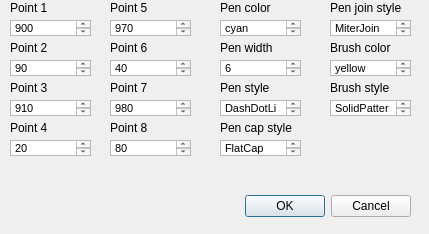
<?xml version="1.0" encoding="UTF-8"?>
<ui version="4.0">
 <class>addPolygonDetails</class>
 <widget class="QDialog" name="addPolygonDetails">
  <property name="geometry">
   <rect>
    <x>0</x>
    <y>0</y>
    <width>429</width>
    <height>234</height>
   </rect>
  </property>
  <property name="windowTitle">
   <string>Dialog</string>
  </property>
  <widget class="QDialogButtonBox" name="buttonBox">
   <property name="geometry">
    <rect>
     <x>70</x>
     <y>190</y>
     <width>341</width>
     <height>32</height>
    </rect>
   </property>
   <property name="orientation">
    <enum>Qt::Horizontal</enum>
   </property>
   <property name="standardButtons">
    <set>QDialogButtonBox::Cancel|QDialogButtonBox::Ok</set>
   </property>
  </widget>
  <widget class="QLabel" name="label_2">
   <property name="geometry">
    <rect>
     <x>10</x>
     <y>40</y>
     <width>81</width>
     <height>16</height>
    </rect>
   </property>
   <property name="text">
    <string>Point 2</string>
   </property>
  </widget>
  <widget class="QTextEdit" name="textEdit_7">
   <property name="geometry">
    <rect>
     <x>110</x>
     <y>100</y>
     <width>81</width>
     <height>16</height>
    </rect>
   </property>
   <property name="html">
    <string>&lt;!DOCTYPE HTML PUBLIC &quot;-//W3C//DTD HTML 4.0//EN&quot; &quot;http://www.w3.org/TR/REC-html40/strict.dtd&quot;&gt;
&lt;html&gt;&lt;head&gt;&lt;meta name=&quot;qrichtext&quot; content=&quot;1&quot; /&gt;&lt;style type=&quot;text/css&quot;&gt;
p, li { white-space: pre-wrap; }
&lt;/style&gt;&lt;/head&gt;&lt;body style=&quot; font-family:'MS Shell Dlg 2'; font-size:8.25pt; font-weight:400; font-style:normal;&quot;&gt;
&lt;p style=&quot; margin-top:0px; margin-bottom:0px; margin-left:0px; margin-right:0px; -qt-block-indent:0; text-indent:0px;&quot;&gt;980&lt;/p&gt;&lt;/body&gt;&lt;/html&gt;</string>
   </property>
  </widget>
  <widget class="QTextEdit" name="textEdit_13">
   <property name="geometry">
    <rect>
     <x>330</x>
     <y>20</y>
     <width>81</width>
     <height>16</height>
    </rect>
   </property>
   <property name="html">
    <string>&lt;!DOCTYPE HTML PUBLIC &quot;-//W3C//DTD HTML 4.0//EN&quot; &quot;http://www.w3.org/TR/REC-html40/strict.dtd&quot;&gt;
&lt;html&gt;&lt;head&gt;&lt;meta name=&quot;qrichtext&quot; content=&quot;1&quot; /&gt;&lt;style type=&quot;text/css&quot;&gt;
p, li { white-space: pre-wrap; }
&lt;/style&gt;&lt;/head&gt;&lt;body style=&quot; font-family:'MS Shell Dlg 2'; font-size:8.25pt; font-weight:400; font-style:normal;&quot;&gt;
&lt;p style=&quot; margin-top:0px; margin-bottom:0px; margin-left:0px; margin-right:0px; -qt-block-indent:0; text-indent:0px;&quot;&gt;MiterJoin&lt;/p&gt;&lt;/body&gt;&lt;/html&gt;</string>
   </property>
  </widget>
  <widget class="QTextEdit" name="textEdit_2">
   <property name="geometry">
    <rect>
     <x>10</x>
     <y>60</y>
     <width>81</width>
     <height>16</height>
    </rect>
   </property>
   <property name="html">
    <string>&lt;!DOCTYPE HTML PUBLIC &quot;-//W3C//DTD HTML 4.0//EN&quot; &quot;http://www.w3.org/TR/REC-html40/strict.dtd&quot;&gt;
&lt;html&gt;&lt;head&gt;&lt;meta name=&quot;qrichtext&quot; content=&quot;1&quot; /&gt;&lt;style type=&quot;text/css&quot;&gt;
p, li { white-space: pre-wrap; }
&lt;/style&gt;&lt;/head&gt;&lt;body style=&quot; font-family:'MS Shell Dlg 2'; font-size:8.25pt; font-weight:400; font-style:normal;&quot;&gt;
&lt;p style=&quot; margin-top:0px; margin-bottom:0px; margin-left:0px; margin-right:0px; -qt-block-indent:0; text-indent:0px;&quot;&gt;90&lt;/p&gt;&lt;/body&gt;&lt;/html&gt;</string>
   </property>
  </widget>
  <widget class="QLabel" name="label_8">
   <property name="geometry">
    <rect>
     <x>220</x>
     <y>0</y>
     <width>81</width>
     <height>16</height>
    </rect>
   </property>
   <property name="text">
    <string>Pen color</string>
   </property>
  </widget>
  <widget class="QLabel" name="label_10">
   <property name="geometry">
    <rect>
     <x>220</x>
     <y>80</y>
     <width>81</width>
     <height>16</height>
    </rect>
   </property>
   <property name="text">
    <string>Pen style</string>
   </property>
  </widget>
  <widget class="QLabel" name="label_5">
   <property name="geometry">
    <rect>
     <x>110</x>
     <y>0</y>
     <width>81</width>
     <height>16</height>
    </rect>
   </property>
   <property name="text">
    <string>Point 5</string>
   </property>
  </widget>
  <widget class="QTextEdit" name="textEdit_6">
   <property name="geometry">
    <rect>
     <x>110</x>
     <y>60</y>
     <width>81</width>
     <height>16</height>
    </rect>
   </property>
   <property name="html">
    <string>&lt;!DOCTYPE HTML PUBLIC &quot;-//W3C//DTD HTML 4.0//EN&quot; &quot;http://www.w3.org/TR/REC-html40/strict.dtd&quot;&gt;
&lt;html&gt;&lt;head&gt;&lt;meta name=&quot;qrichtext&quot; content=&quot;1&quot; /&gt;&lt;style type=&quot;text/css&quot;&gt;
p, li { white-space: pre-wrap; }
&lt;/style&gt;&lt;/head&gt;&lt;body style=&quot; font-family:'MS Shell Dlg 2'; font-size:8.25pt; font-weight:400; font-style:normal;&quot;&gt;
&lt;p style=&quot; margin-top:0px; margin-bottom:0px; margin-left:0px; margin-right:0px; -qt-block-indent:0; text-indent:0px;&quot;&gt;40&lt;/p&gt;&lt;/body&gt;&lt;/html&gt;</string>
   </property>
  </widget>
  <widget class="QTextEdit" name="textEdit_11">
   <property name="geometry">
    <rect>
     <x>220</x>
     <y>100</y>
     <width>81</width>
     <height>16</height>
    </rect>
   </property>
   <property name="html">
    <string>&lt;!DOCTYPE HTML PUBLIC &quot;-//W3C//DTD HTML 4.0//EN&quot; &quot;http://www.w3.org/TR/REC-html40/strict.dtd&quot;&gt;
&lt;html&gt;&lt;head&gt;&lt;meta name=&quot;qrichtext&quot; content=&quot;1&quot; /&gt;&lt;style type=&quot;text/css&quot;&gt;
p, li { white-space: pre-wrap; }
&lt;/style&gt;&lt;/head&gt;&lt;body style=&quot; font-family:'MS Shell Dlg 2'; font-size:8.25pt; font-weight:400; font-style:normal;&quot;&gt;
&lt;p style=&quot; margin-top:0px; margin-bottom:0px; margin-left:0px; margin-right:0px; -qt-block-indent:0; text-indent:0px;&quot;&gt;DashDotLine&lt;/p&gt;&lt;/body&gt;&lt;/html&gt;</string>
   </property>
  </widget>
  <widget class="QTextEdit" name="textEdit_3">
   <property name="geometry">
    <rect>
     <x>10</x>
     <y>100</y>
     <width>81</width>
     <height>16</height>
    </rect>
   </property>
   <property name="html">
    <string>&lt;!DOCTYPE HTML PUBLIC &quot;-//W3C//DTD HTML 4.0//EN&quot; &quot;http://www.w3.org/TR/REC-html40/strict.dtd&quot;&gt;
&lt;html&gt;&lt;head&gt;&lt;meta name=&quot;qrichtext&quot; content=&quot;1&quot; /&gt;&lt;style type=&quot;text/css&quot;&gt;
p, li { white-space: pre-wrap; }
&lt;/style&gt;&lt;/head&gt;&lt;body style=&quot; font-family:'MS Shell Dlg 2'; font-size:8.25pt; font-weight:400; font-style:normal;&quot;&gt;
&lt;p style=&quot; margin-top:0px; margin-bottom:0px; margin-left:0px; margin-right:0px; -qt-block-indent:0; text-indent:0px;&quot;&gt;910&lt;/p&gt;&lt;/body&gt;&lt;/html&gt;</string>
   </property>
  </widget>
  <widget class="QTextEdit" name="textEdit_4">
   <property name="geometry">
    <rect>
     <x>10</x>
     <y>140</y>
     <width>81</width>
     <height>16</height>
    </rect>
   </property>
   <property name="html">
    <string>&lt;!DOCTYPE HTML PUBLIC &quot;-//W3C//DTD HTML 4.0//EN&quot; &quot;http://www.w3.org/TR/REC-html40/strict.dtd&quot;&gt;
&lt;html&gt;&lt;head&gt;&lt;meta name=&quot;qrichtext&quot; content=&quot;1&quot; /&gt;&lt;style type=&quot;text/css&quot;&gt;
p, li { white-space: pre-wrap; }
&lt;/style&gt;&lt;/head&gt;&lt;body style=&quot; font-family:'MS Shell Dlg 2'; font-size:8.25pt; font-weight:400; font-style:normal;&quot;&gt;
&lt;p style=&quot; margin-top:0px; margin-bottom:0px; margin-left:0px; margin-right:0px; -qt-block-indent:0; text-indent:0px;&quot;&gt;20&lt;/p&gt;&lt;/body&gt;&lt;/html&gt;</string>
   </property>
  </widget>
  <widget class="QTextEdit" name="textEdit">
   <property name="geometry">
    <rect>
     <x>10</x>
     <y>20</y>
     <width>81</width>
     <height>16</height>
    </rect>
   </property>
   <property name="html">
    <string>&lt;!DOCTYPE HTML PUBLIC &quot;-//W3C//DTD HTML 4.0//EN&quot; &quot;http://www.w3.org/TR/REC-html40/strict.dtd&quot;&gt;
&lt;html&gt;&lt;head&gt;&lt;meta name=&quot;qrichtext&quot; content=&quot;1&quot; /&gt;&lt;style type=&quot;text/css&quot;&gt;
p, li { white-space: pre-wrap; }
&lt;/style&gt;&lt;/head&gt;&lt;body style=&quot; font-family:'MS Shell Dlg 2'; font-size:8.25pt; font-weight:400; font-style:normal;&quot;&gt;
&lt;p style=&quot; margin-top:0px; margin-bottom:0px; margin-left:0px; margin-right:0px; -qt-block-indent:0; text-indent:0px;&quot;&gt;900&lt;/p&gt;&lt;/body&gt;&lt;/html&gt;</string>
   </property>
  </widget>
  <widget class="QLabel" name="label_9">
   <property name="geometry">
    <rect>
     <x>220</x>
     <y>40</y>
     <width>81</width>
     <height>16</height>
    </rect>
   </property>
   <property name="text">
    <string>Pen width</string>
   </property>
  </widget>
  <widget class="QLabel" name="label_15">
   <property name="geometry">
    <rect>
     <x>330</x>
     <y>0</y>
     <width>81</width>
     <height>16</height>
    </rect>
   </property>
   <property name="text">
    <string>Pen join style</string>
   </property>
  </widget>
  <widget class="QLabel" name="label_11">
   <property name="geometry">
    <rect>
     <x>110</x>
     <y>120</y>
     <width>81</width>
     <height>16</height>
    </rect>
   </property>
   <property name="text">
    <string>Point 8</string>
   </property>
  </widget>
  <widget class="QTextEdit" name="textEdit_12">
   <property name="geometry">
    <rect>
     <x>220</x>
     <y>140</y>
     <width>81</width>
     <height>16</height>
    </rect>
   </property>
   <property name="html">
    <string>&lt;!DOCTYPE HTML PUBLIC &quot;-//W3C//DTD HTML 4.0//EN&quot; &quot;http://www.w3.org/TR/REC-html40/strict.dtd&quot;&gt;
&lt;html&gt;&lt;head&gt;&lt;meta name=&quot;qrichtext&quot; content=&quot;1&quot; /&gt;&lt;style type=&quot;text/css&quot;&gt;
p, li { white-space: pre-wrap; }
&lt;/style&gt;&lt;/head&gt;&lt;body style=&quot; font-family:'MS Shell Dlg 2'; font-size:8.25pt; font-weight:400; font-style:normal;&quot;&gt;
&lt;p style=&quot; margin-top:0px; margin-bottom:0px; margin-left:0px; margin-right:0px; -qt-block-indent:0; text-indent:0px;&quot;&gt;FlatCap&lt;/p&gt;&lt;/body&gt;&lt;/html&gt;</string>
   </property>
  </widget>
  <widget class="QTextEdit" name="textEdit_9">
   <property name="geometry">
    <rect>
     <x>220</x>
     <y>20</y>
     <width>81</width>
     <height>16</height>
    </rect>
   </property>
   <property name="html">
    <string>&lt;!DOCTYPE HTML PUBLIC &quot;-//W3C//DTD HTML 4.0//EN&quot; &quot;http://www.w3.org/TR/REC-html40/strict.dtd&quot;&gt;
&lt;html&gt;&lt;head&gt;&lt;meta name=&quot;qrichtext&quot; content=&quot;1&quot; /&gt;&lt;style type=&quot;text/css&quot;&gt;
p, li { white-space: pre-wrap; }
&lt;/style&gt;&lt;/head&gt;&lt;body style=&quot; font-family:'MS Shell Dlg 2'; font-size:8.25pt; font-weight:400; font-style:normal;&quot;&gt;
&lt;p style=&quot; margin-top:0px; margin-bottom:0px; margin-left:0px; margin-right:0px; -qt-block-indent:0; text-indent:0px;&quot;&gt;cyan&lt;/p&gt;&lt;/body&gt;&lt;/html&gt;</string>
   </property>
  </widget>
  <widget class="QLabel" name="label_3">
   <property name="geometry">
    <rect>
     <x>10</x>
     <y>80</y>
     <width>81</width>
     <height>16</height>
    </rect>
   </property>
   <property name="text">
    <string>Point 3</string>
   </property>
  </widget>
  <widget class="QLabel" name="label_4">
   <property name="geometry">
    <rect>
     <x>10</x>
     <y>120</y>
     <width>81</width>
     <height>16</height>
    </rect>
   </property>
   <property name="text">
    <string>Point 4</string>
   </property>
  </widget>
  <widget class="QTextEdit" name="textEdit_8">
   <property name="geometry">
    <rect>
     <x>110</x>
     <y>140</y>
     <width>81</width>
     <height>16</height>
    </rect>
   </property>
   <property name="html">
    <string>&lt;!DOCTYPE HTML PUBLIC &quot;-//W3C//DTD HTML 4.0//EN&quot; &quot;http://www.w3.org/TR/REC-html40/strict.dtd&quot;&gt;
&lt;html&gt;&lt;head&gt;&lt;meta name=&quot;qrichtext&quot; content=&quot;1&quot; /&gt;&lt;style type=&quot;text/css&quot;&gt;
p, li { white-space: pre-wrap; }
&lt;/style&gt;&lt;/head&gt;&lt;body style=&quot; font-family:'MS Shell Dlg 2'; font-size:8.25pt; font-weight:400; font-style:normal;&quot;&gt;
&lt;p style=&quot; margin-top:0px; margin-bottom:0px; margin-left:0px; margin-right:0px; -qt-block-indent:0; text-indent:0px;&quot;&gt;80&lt;/p&gt;&lt;/body&gt;&lt;/html&gt;</string>
   </property>
  </widget>
  <widget class="QLabel" name="label">
   <property name="geometry">
    <rect>
     <x>10</x>
     <y>0</y>
     <width>81</width>
     <height>16</height>
    </rect>
   </property>
   <property name="text">
    <string>Point 1</string>
   </property>
  </widget>
  <widget class="QLabel" name="label_14">
   <property name="geometry">
    <rect>
     <x>220</x>
     <y>120</y>
     <width>81</width>
     <height>16</height>
    </rect>
   </property>
   <property name="text">
    <string>Pen cap style</string>
   </property>
  </widget>
  <widget class="QLabel" name="label_7">
   <property name="geometry">
    <rect>
     <x>110</x>
     <y>80</y>
     <width>81</width>
     <height>16</height>
    </rect>
   </property>
   <property name="text">
    <string>Point 7</string>
   </property>
  </widget>
  <widget class="QTextEdit" name="textEdit_5">
   <property name="geometry">
    <rect>
     <x>110</x>
     <y>20</y>
     <width>81</width>
     <height>16</height>
    </rect>
   </property>
   <property name="html">
    <string>&lt;!DOCTYPE HTML PUBLIC &quot;-//W3C//DTD HTML 4.0//EN&quot; &quot;http://www.w3.org/TR/REC-html40/strict.dtd&quot;&gt;
&lt;html&gt;&lt;head&gt;&lt;meta name=&quot;qrichtext&quot; content=&quot;1&quot; /&gt;&lt;style type=&quot;text/css&quot;&gt;
p, li { white-space: pre-wrap; }
&lt;/style&gt;&lt;/head&gt;&lt;body style=&quot; font-family:'MS Shell Dlg 2'; font-size:8.25pt; font-weight:400; font-style:normal;&quot;&gt;
&lt;p style=&quot; margin-top:0px; margin-bottom:0px; margin-left:0px; margin-right:0px; -qt-block-indent:0; text-indent:0px;&quot;&gt;970&lt;/p&gt;&lt;/body&gt;&lt;/html&gt;</string>
   </property>
  </widget>
  <widget class="QTextEdit" name="textEdit_10">
   <property name="geometry">
    <rect>
     <x>220</x>
     <y>60</y>
     <width>81</width>
     <height>16</height>
    </rect>
   </property>
   <property name="html">
    <string>&lt;!DOCTYPE HTML PUBLIC &quot;-//W3C//DTD HTML 4.0//EN&quot; &quot;http://www.w3.org/TR/REC-html40/strict.dtd&quot;&gt;
&lt;html&gt;&lt;head&gt;&lt;meta name=&quot;qrichtext&quot; content=&quot;1&quot; /&gt;&lt;style type=&quot;text/css&quot;&gt;
p, li { white-space: pre-wrap; }
&lt;/style&gt;&lt;/head&gt;&lt;body style=&quot; font-family:'MS Shell Dlg 2'; font-size:8.25pt; font-weight:400; font-style:normal;&quot;&gt;
&lt;p style=&quot; margin-top:0px; margin-bottom:0px; margin-left:0px; margin-right:0px; -qt-block-indent:0; text-indent:0px;&quot;&gt;6&lt;/p&gt;&lt;/body&gt;&lt;/html&gt;</string>
   </property>
  </widget>
  <widget class="QLabel" name="label_6">
   <property name="geometry">
    <rect>
     <x>110</x>
     <y>40</y>
     <width>81</width>
     <height>16</height>
    </rect>
   </property>
   <property name="text">
    <string>Point 6</string>
   </property>
  </widget>
  <widget class="QTextEdit" name="textEdit_14">
   <property name="geometry">
    <rect>
     <x>330</x>
     <y>60</y>
     <width>81</width>
     <height>16</height>
    </rect>
   </property>
   <property name="html">
    <string>&lt;!DOCTYPE HTML PUBLIC &quot;-//W3C//DTD HTML 4.0//EN&quot; &quot;http://www.w3.org/TR/REC-html40/strict.dtd&quot;&gt;
&lt;html&gt;&lt;head&gt;&lt;meta name=&quot;qrichtext&quot; content=&quot;1&quot; /&gt;&lt;style type=&quot;text/css&quot;&gt;
p, li { white-space: pre-wrap; }
&lt;/style&gt;&lt;/head&gt;&lt;body style=&quot; font-family:'MS Shell Dlg 2'; font-size:8.25pt; font-weight:400; font-style:normal;&quot;&gt;
&lt;p style=&quot; margin-top:0px; margin-bottom:0px; margin-left:0px; margin-right:0px; -qt-block-indent:0; text-indent:0px;&quot;&gt;yellow&lt;/p&gt;&lt;/body&gt;&lt;/html&gt;</string>
   </property>
  </widget>
  <widget class="QLabel" name="label_12">
   <property name="geometry">
    <rect>
     <x>330</x>
     <y>40</y>
     <width>81</width>
     <height>16</height>
    </rect>
   </property>
   <property name="text">
    <string>Brush color</string>
   </property>
  </widget>
  <widget class="QLabel" name="label_16">
   <property name="geometry">
    <rect>
     <x>330</x>
     <y>80</y>
     <width>81</width>
     <height>16</height>
    </rect>
   </property>
   <property name="text">
    <string>Brush style</string>
   </property>
  </widget>
  <widget class="QTextEdit" name="textEdit_15">
   <property name="geometry">
    <rect>
     <x>330</x>
     <y>100</y>
     <width>81</width>
     <height>16</height>
    </rect>
   </property>
   <property name="html">
    <string>&lt;!DOCTYPE HTML PUBLIC &quot;-//W3C//DTD HTML 4.0//EN&quot; &quot;http://www.w3.org/TR/REC-html40/strict.dtd&quot;&gt;
&lt;html&gt;&lt;head&gt;&lt;meta name=&quot;qrichtext&quot; content=&quot;1&quot; /&gt;&lt;style type=&quot;text/css&quot;&gt;
p, li { white-space: pre-wrap; }
&lt;/style&gt;&lt;/head&gt;&lt;body style=&quot; font-family:'MS Shell Dlg 2'; font-size:8.25pt; font-weight:400; font-style:normal;&quot;&gt;
&lt;p style=&quot; margin-top:0px; margin-bottom:0px; margin-left:0px; margin-right:0px; -qt-block-indent:0; text-indent:0px;&quot;&gt;SolidPattern&lt;/p&gt;&lt;/body&gt;&lt;/html&gt;</string>
   </property>
  </widget>
 </widget>
 <resources/>
 <connections>
  <connection>
   <sender>buttonBox</sender>
   <signal>accepted()</signal>
   <receiver>addPolygonDetails</receiver>
   <slot>accept()</slot>
   <hints>
    <hint type="sourcelabel">
     <x>248</x>
     <y>254</y>
    </hint>
    <hint type="destinationlabel">
     <x>157</x>
     <y>274</y>
    </hint>
   </hints>
  </connection>
  <connection>
   <sender>buttonBox</sender>
   <signal>rejected()</signal>
   <receiver>addPolygonDetails</receiver>
   <slot>reject()</slot>
   <hints>
    <hint type="sourcelabel">
     <x>316</x>
     <y>260</y>
    </hint>
    <hint type="destinationlabel">
     <x>286</x>
     <y>274</y>
    </hint>
   </hints>
  </connection>
 </connections>
</ui>
